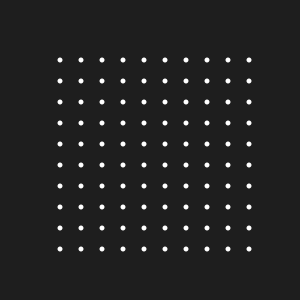
Frame 1 (no input)
Frame 60 (the mouse pressed at the canvas centre just before this capture): identical to frame 1, image omitted
Frame 120 (the mouse held since frame 60 and released just before this capture): identical to frame 1, image omitted

The Processing sketch that drew this single still picture (run headless with seeded random() and noise(); from frame 60 on, the mouse is pressed at the canvas centre):

// Processing sketch: processing_81148
// ── processing_81148.pde

float nscale = 0.004; // noise scale for 'connectedness' variable
PVector pv, mouse;
int grid = 10;
int border = 30;
int activeNode;
int c; // counter for when animating
float r; // animation curve
Node nodes[];
boolean mouseClick, animating;

void setup() {
  size(300, 300);
  frameRate(15);
  smooth();
  noiseSeed(int(random(100)));
  noStroke();
  fill(255);
  mouseClick = false;
  animating = false;
  activeNode = -1;

  nodes = new Node[grid*grid];

  for (int x=0; x<grid; x++) {
    for (int y=0; y<grid; y++) {
      pv = new PVector(map(x, 0, grid, border*2, width-border), map(y, 0, grid, border*2, height-border));
      float connectedness = noise(pv.x * nscale, pv.y * nscale);
      nodes[x + y*grid] = new Node(x + y*grid, pv, connectedness);
    }
  }
}

void draw() {
  background(30);
  mouse = new PVector(mouseX, mouseY);

  if (animating) {
    c += 20; // animation speed
    r = (cos(radians(c))+1)/2; // animation calculation
    if (c >= 360) {
      for (Node n:nodes) n.p = new PVector(n.d.x, n.d.y);
      animating = false;
    }
  }

  for (Node n:nodes) n.mouse();
  for (Node n:nodes) n.draw();
}

class Node {
  int id;
  PVector h; // home position
  PVector p; // current position
  PVector d; // animation target destination
  float connectedness;
  boolean selected;
  PVector links[];


  Node(int ID, PVector P, float CON) {
    id = ID;
    p = new PVector(P.x, P.y);
    h = new PVector(P.x, P.y);
    connectedness = CON;
    selected = false;
    links = new PVector[nodes.length];
  }

  void mouse() {
    pv = PVector.sub(p, mouse);
    if (pv.mag() < 8 && mouseClick) {
      mouseClick = false;
      animating = true;
      c = 180; // reset animation counter
      r = 0;
      if (activeNode == id) { // this node is already active so reset grid
        for (Node n:nodes) n.d = new PVector(n.h.x, n.h.y);
        selected = false;
        activeNode = -1;
      }
      else { // Another node is active or none are active
        if (activeNode != -1) {
          nodes[activeNode].selected = false; // another node is active
        }
        selected = true;
        activeNode = id;

        for (Node n:nodes) {
          if (n != this) {
            pv = PVector.sub(n.h, h);
            float m = 1 + abs(connectedness - n.connectedness);
            pv.mult(m);
            pv.add(h);
            n.d = new PVector(pv.x, pv.y);
          }
          else d = new PVector(n.h.x, n.h.y);
        }
      }
    }
  }

  void draw() {
    if (selected) fill(255, 0, 0);
    else fill(255);

    if (!animating) ellipse(p.x, p.y, 5, 5);
    else {
      pv = PVector.sub(d, p);
      pv.mult(r);
      pv.add(p);
      ellipse(pv.x, pv.y, 5, 5);
    }
  }
}

void keyPressed() {
  if (key=='r') setup();
}

void mouseReleased() {
  mouseClick = true;
}
